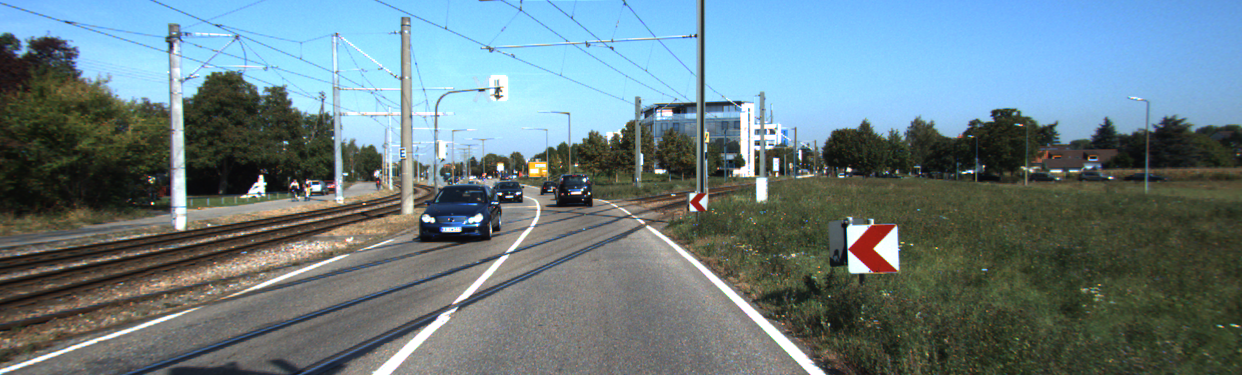
#> input picture dataset_examples/um_000003.png, 1242 x 375 px; its folder holds only this picture in this run
$ python -i seedproc.py   (imports and definitions only)
#> lines starting #> are read from the running program, lines starting #| are printed output that depends on the picture; after the words box and inside, x2 and y2 are one past the last pixel; in counts of white or black regions, pixels touching at a corner belong together
#> further down, picture is the input picture: shape (375, 1242, 3); mean B, G, R 130.7, 124.7, 104.5
import cv2
import json
import numpy as np

from main import masks_filename

# Global variables used in trackbars
image = None
image_hsv = None

lower_mask = []
upper_mask = []


def remove_mask(masks):
    """
    Allows user to remove masks from masks file
    :param masks: Masks array
    :return: None
    """
    try:
        # Remove specified mask from array
        idx = int(input(f"What mask do you want to remove? (1 - {len(masks)})\n").strip())
        removed_mask = masks.pop(idx - 1)
        ans = input(f"Removed mask {removed_mask}\nSave changes? [y/n]").strip()
        if ans.lower() == "y":
            # Save changes to masks file
            with open(masks_filename, "w") as masks_file:
                json.dump(masks, masks_file)
                print("Masks file successfully updated")
        else:
            print("Ending")
            return
    except:
        print("Invalid input")


def on_trackbar(val):
    """
    Create mutable trackbars and apply dynamic filtering
    :param val:
    :return: None
    """
    global image, image_hsv, lower_mask, upper_mask
    hue_min = cv2.getTrackbarPos("Hue Min", "TrackedBars")
    hue_max = cv2.getTrackbarPos("Hue Max", "TrackedBars")
    sat_min = cv2.getTrackbarPos("Sat Min", "TrackedBars")
    sat_max = cv2.getTrackbarPos("Sat Max", "TrackedBars")
    val_min = cv2.getTrackbarPos("Val Min", "TrackedBars")
    val_max = cv2.getTrackbarPos("Val Max", "TrackedBars")

    lower_mask = np.array([hue_min, sat_min, val_min])
    upper_mask = np.array([hue_max, sat_max, val_max])

    masked_image = cv2.inRange(image_hsv, lower_mask, upper_mask)

    cv2.imshow("Original image", image)
    cv2.imshow("HSV image", image_hsv)
    cv2.imshow("Masked image", masked_image)


def update_mask(img, img_hsv, masks):
    """
    Allows user to insert a new mask into masks file
    :param img: Input image
    :param img_hsv: HSV filtered image
    :param masks: Array of masks
    :return: None
    """
    global image, image_hsv, lower_mask, upper_mask
    image = img
    image_hsv = img_hsv
    cv2.namedWindow("TrackedBars")
    cv2.resizeWindow("TrackedBars", 640, 240)

    # Create trackbars
    cv2.createTrackbar("Hue Min", "TrackedBars", 0, 179, on_trackbar)
    cv2.createTrackbar("Hue Max", "TrackedBars", 179, 179, on_trackbar)
    cv2.createTrackbar("Sat Min", "TrackedBars", 0, 255, on_trackbar)
    cv2.createTrackbar("Sat Max", "TrackedBars", 255, 255, on_trackbar)
    cv2.createTrackbar("Val Min", "TrackedBars", 0, 255, on_trackbar)
    cv2.createTrackbar("Val Max", "TrackedBars", 255, 255, on_trackbar)

    # Wait for user to callibrate new mask
    on_trackbar(0)
    cv2.waitKey()
    cv2.destroyAllWindows()

    print("Generated mask:")
    print(lower_mask, upper_mask)

    ans = input("Do you want to insert this mask into mask file? [y/n]\n").strip()
    if ans.lower() == "y":
        # Update masks file
        masks.append({"min": lower_mask.tolist(), "max": upper_mask.tolist()})
        with open("mask.json", "w") as masks_file:
            json.dump(masks, masks_file)
            print("Mask successfully added")

    print("Ending")


def check_mask(image):
    """
    Shows current loaded masks in specified image and allows user to insert and
    remove masks
    :param image: Input image
    :return: None
    """
    image_hsv = cv2.cvtColor(image, cv2.COLOR_BGR2HSV)
#> image_hsv: shape (375, 1242, 3); mean H, S, V 67.1, 81, 143.1
    with open("mask.json") as mask_file:
#> (reads mask.json from the repository)
        masks = json.load(mask_file)
        print("******* SEED PROCESSING *******")
        print(f"- Found {len(masks)} mask(s)\n")

        if len(masks):
            # Apply masking and print individual masks
            masked_images = []
            for idx, mask in enumerate(masks):
                min_range = np.array(mask["min"])
                max_range = np.array(mask["max"])
                masked_images.append(cv2.inRange(image_hsv, min_range, max_range))
                print(f"Mask {idx + 1}")
                print(f"{mask}\n")
#> after the loop, masked_images = 1 item

            # Merge masks into a single matrix
            masked_image = np.sum(masked_images, axis=0) / len(masked_images)
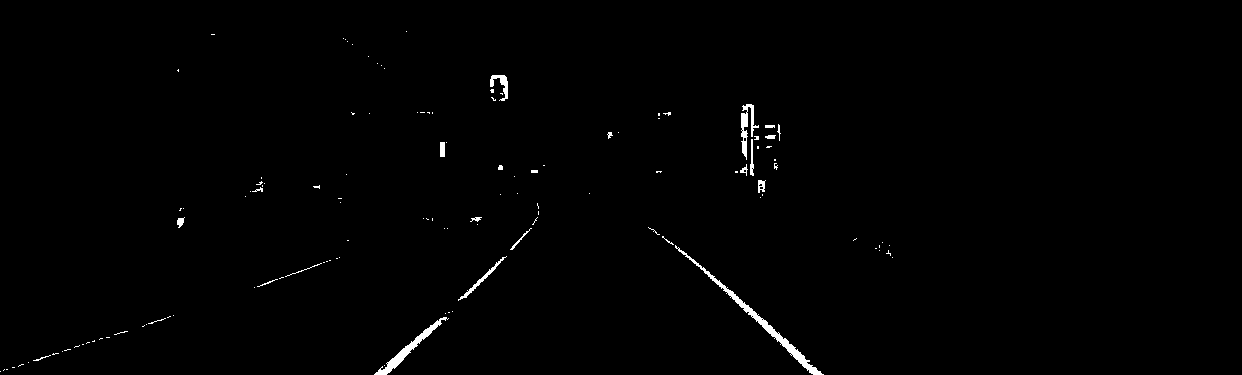
#> masked_image: shape (375, 1242) float64; 0.75% white; 125 white regions (101 under 20 px), largest, box (x1, y1, x2, y2) and area: (675, 245, 824, 375) 1010, (374, 317, 449, 375) 589, (741, 104, 759, 160) 371
            masked_image[masked_image != 0] = 255
            print("Opening filtered image")
            print("Press any key to close")
            cv2.imshow("Original image", image)
            cv2.imshow("Masked image", masked_image)
            cv2.waitKey()
            cv2.destroyAllWindows()

        ans = input("Do you want to insert a new mask? [y/n]\n").strip()
#> the answer given: y
        if ans.lower() == "y":
            # New mask insertion
            update_mask(image, image_hsv, masks)
#> in on_trackbar, `hue_min = cv2.getTrackbarPos("Hue Min", "TrackedBars")`: hue_min = 0
#> in on_trackbar, `hue_max = cv2.getTrackbarPos("Hue Max", "TrackedBars")`: hue_max = 179
#> in on_trackbar, `sat_min = cv2.getTrackbarPos("Sat Min", "TrackedBars")`: sat_min = 0
#> in on_trackbar, `sat_max = cv2.getTrackbarPos("Sat Max", "TrackedBars")`: sat_max = 255
#> in on_trackbar, `val_min = cv2.getTrackbarPos("Val Min", "TrackedBars")`: val_min = 0
#> in on_trackbar, `val_max = cv2.getTrackbarPos("Val Max", "TrackedBars")`: val_max = 255
#> in on_trackbar, `lower_mask = np.array([hue_min, sat_min, val_min])`: lower_mask = [0, 0, 0]
#> in on_trackbar, `upper_mask = np.array([hue_max, sat_max, val_max])`: upper_mask = [179, 255, 255]
#> in on_trackbar, `masked_image = cv2.inRange(image_hsv, lower_mask, upper_mask)`: masked_image: shape (375, 1242); every value is 255
#| [0 0 0] [179 255 255]
#> the answer given: y
            return

        ans = input("Do you want to remove any mask? [y/n]\n").strip()
        if ans.lower() == "y":
            # Mask removal
            remove_mask(masks)
            return

        print("Finished")

>>> import cv2
>>> picture = cv2.imread('dataset_examples/um_000003.png')
>>> result = check_mask(picture)
